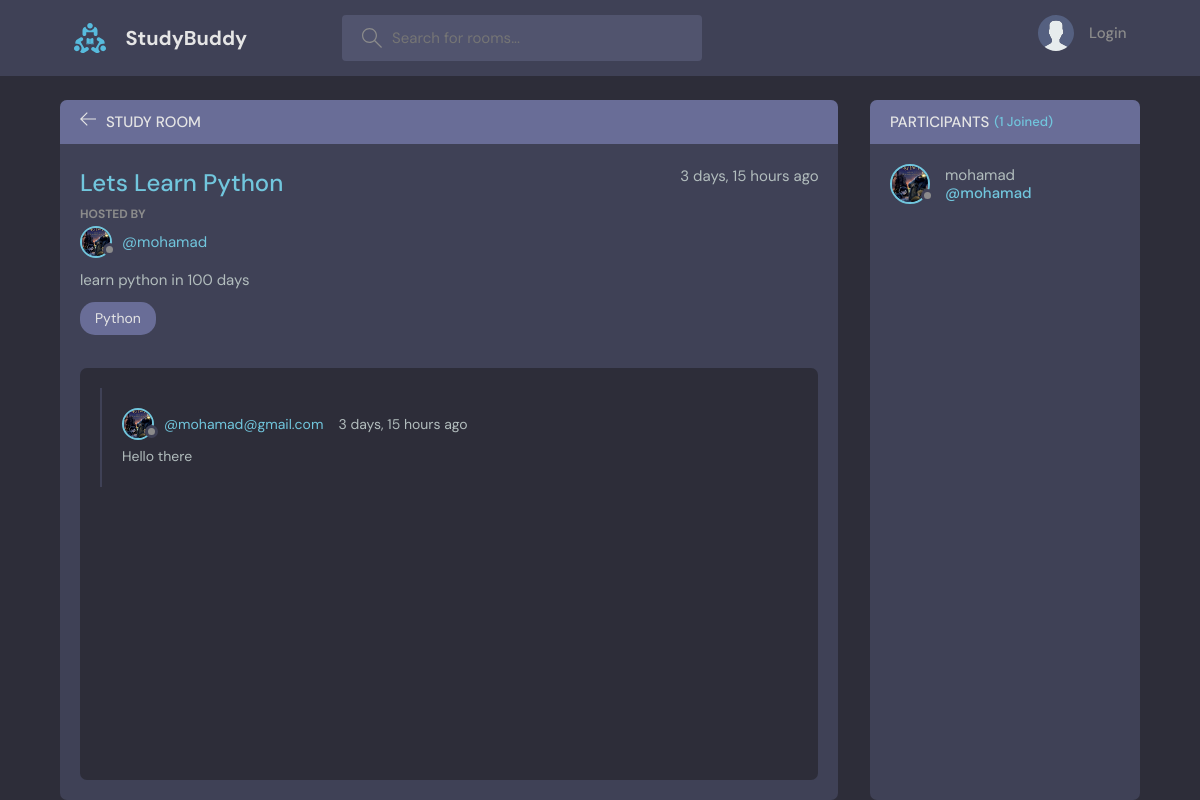
The page /room/1/ on the database its author committed.
### base/models.py (models this page shows, shortened)
class Room(models.Model):
    host = models.ForeignKey(User, on_delete=models.SET_NULL, null=True)
    topic = models.ForeignKey(Topic, on_delete=models.SET_NULL, null=True)
    name = models.CharField(max_length=200)
    description = models.TextField(null=True, blank=True)
    participants = models.ManyToManyField(User, related_name='participants', blank=True)
    updated = models.DateTimeField(auto_now=True)
    created = models.DateTimeField(auto_now_add=True)
    class Meta:
        ordering = ['-updated', '-created']

class User(AbstractUser):
    name = models.CharField(max_length=200, null=True)
    email = models.EmailField(unique=True, null=True)
    bio = models.TextField(null=True)
    avatar = models.ImageField(null=True, default='avatar.svg')
    USERNAME_FIELD = 'email'
    REQUIRED_FIELDS = []

class Topic(models.Model):
    name = models.CharField(max_length=200)
    def __str__(self):
        return self.name

class Message(models.Model):
    user = models.ForeignKey(User, on_delete=models.CASCADE)
    room = models.ForeignKey(Room, on_delete=models.CASCADE)
    body = models.TextField()
    updated = models.DateTimeField(auto_now=True)
    created = models.DateTimeField(auto_now_add=True)
    class Meta:
        ordering = ['-updated', '-created']
    def __str__(self):
        return self.body[0:50]

### base/views.py (the view, shortened to what this page needs)
# urls.py: path('room/<str:pk>/', views.room, name='room'),
def room(request, pk):
    room = Room.objects.get(id=pk)
    room_messages = room.message_set.all()
    participants = room.participants.all()
    context = {'room': room, 'room_messages': room_messages, 'participants': participants}
    return render(request, 'base/room.html', context)

### base/templates/base/room.html (shortened to what this page needs)
{% extends 'main.html' %}
{% block content %}
    <main class="profile-page layout layout--2">
        <div class="container">
            <div class="room">
                <div class="room__top">
                    <div class="room__topLeft">
                        <a href="{{ request.META.HTTP_REFERER }}">
                            <svg version="1.1" xmlns="http://www.w3.org/2000/svg" width="32" height="32"
                                 viewBox="0 0 32 32">
                                <title>arrow-left</title>
                                <path
                                        d="M13.723 2.286l-13.723 13.714 13.719 13.714 1.616-1.611-10.96-10.96h27.625v-2.286h-27.625l10.965-10.965-1.616-1.607z"
                                ></path>
                            </svg>
                        </a>
                        <h3>Study Room</h3>
                    </div>
                </div>
                <div class="room__box scroll">
                    <div class="room__header scroll">
                        <div class="room__info">
                            <h3>{{ room.name }}</h3>
                            <span>{{ room.created | timesince }} ago</span>
                        </div>
                        <div class="room__hosted">
                            <p>Hosted By</p>
                            <a href="{% url 'user-profile' room.host_id %}" class="room__author">
                                <div class="avatar avatar--small">
                                    <img src="{{ room.host.avatar.url }}"/>
                                </div>
                                <span>@{{ room.host.username }}</span>
                            </a>
                        </div>
                        <div class="room__details">
                            {{ room.description }}
                        </div>
                        <span class="room__topics">{{ room.topic }}</span>
                    </div>
                    <div class="room__conversation">
                        <div class="threads scroll">
                            {% for message in room_messages %}
                                <div class="thread">
                                    <div class="thread__top">
                                        <div class="thread__author">
                                            <a href="#" class="thread__authorInfo">
                                                <div class="avatar avatar--small">
                                                    <img src="{{ message.user.avatar.url }}"/>
                                                </div>
                                                <span>@{{ message.user }}</span>
                                            </a>
                                            <span class="thread__date">{{ message.created | timesince }} ago</span>
                                        </div>
                                    </div>
                                    <div class="thread__details">
                                        {{ message }}
                                    </div>
                                </div>
                            {% endfor %}
                        </div>
                    </div>
                </div>
                <div class="room__message">
                </div>
            </div>
            <div class="participants">
                <h3 class="participants__top">Participants <span>({{ participants.count }} Joined)</span></h3>
                <div class="participants__list scroll">
                    {% for user in participants %}
                        <a href="{% url 'user-profile' user.id %}" class="participant">
                            <div class="avatar avatar--medium">
                                <img src="{{ user.avatar.url }}"/>
                            </div>
                            <p>
                                {{ user.username }}
                                <span>@{{ user.username }}</span>
                            </p>
                        </a>
                    {% endfor %}
                </div>
            </div>
        </div>
    </main>
{% endblock content %}

### rows shown on the page
Room: name "Lets Learn Python", created "3 days, 15 hours", host.avatar (picture), host.username "mohamad", description "learn python in 100 days", topic "Python"
Message: user.avatar (picture), user "mohamad@gmail.com", created "3 days, 15 hours", body "Hello there"
User: avatar (picture), username "mohamad"

### other values the page prints
{{ participants.count }} "1"
